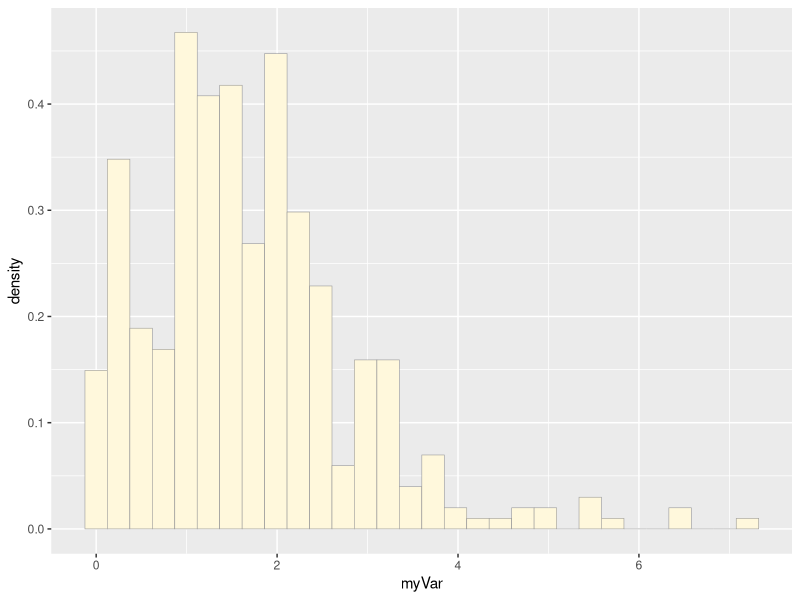
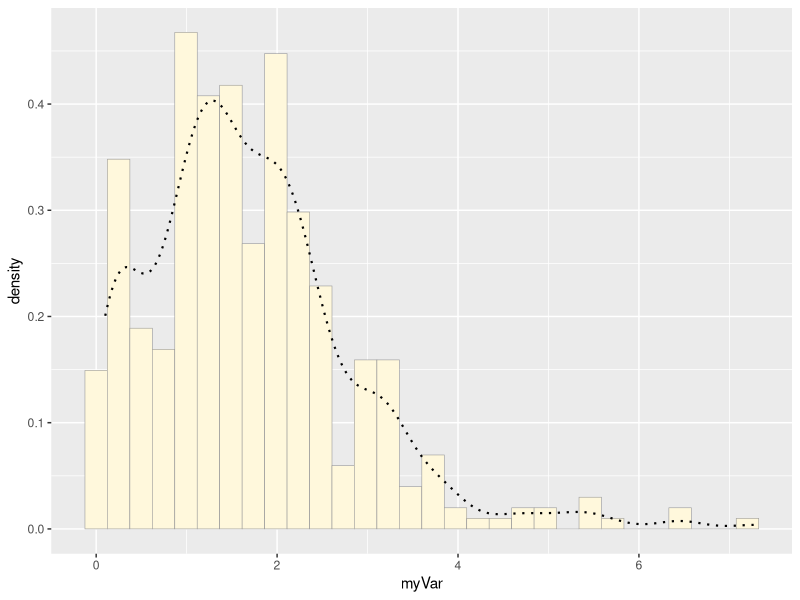
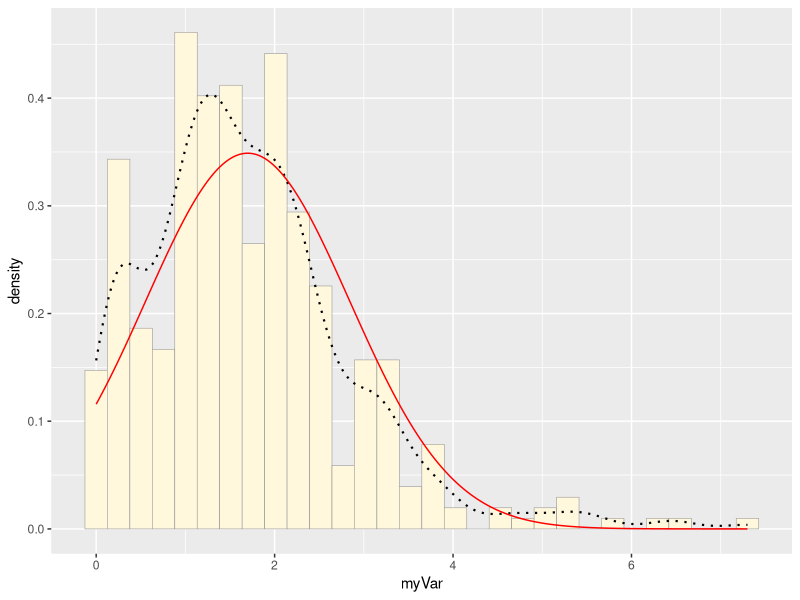
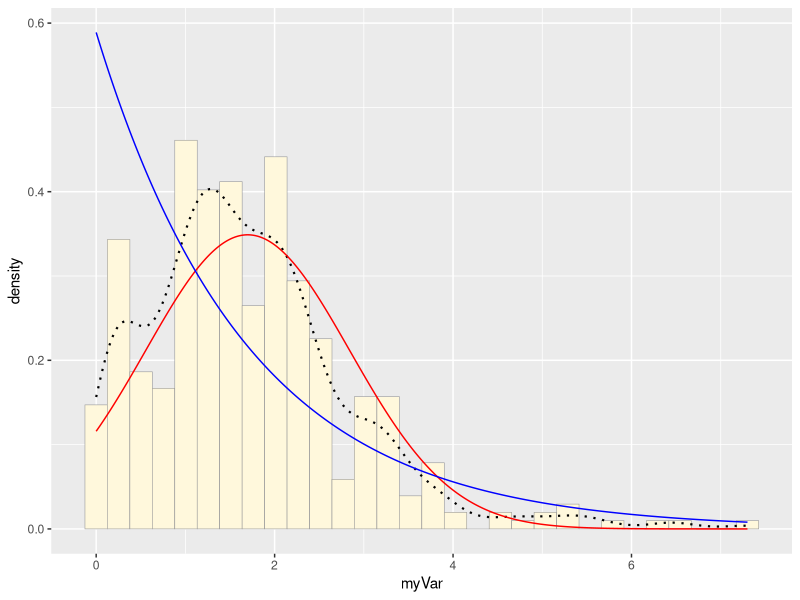
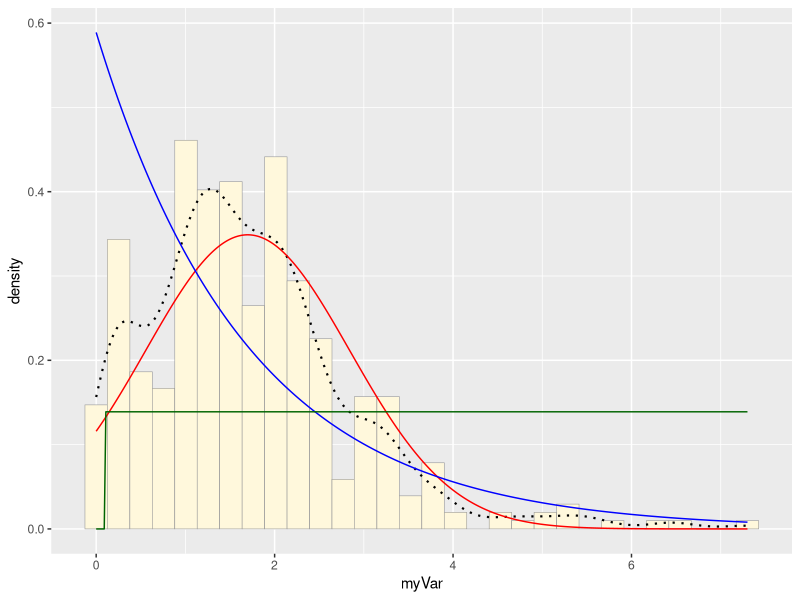
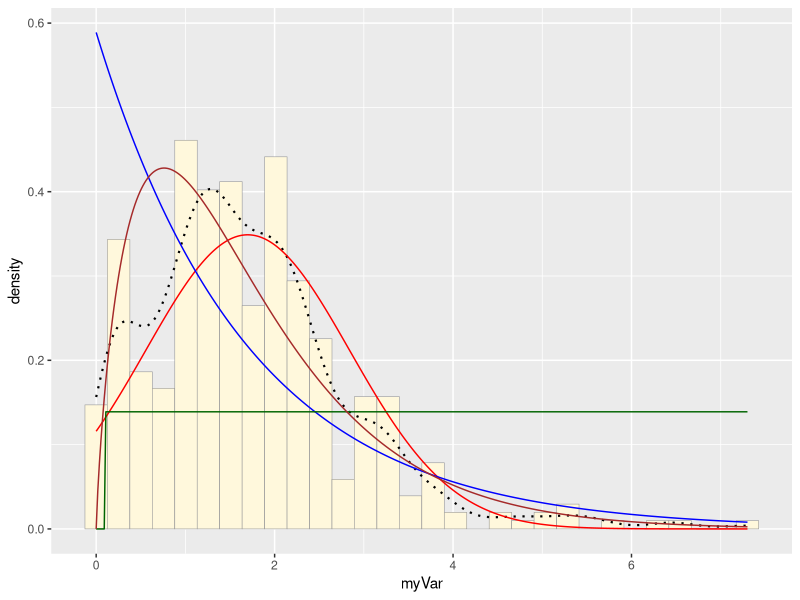
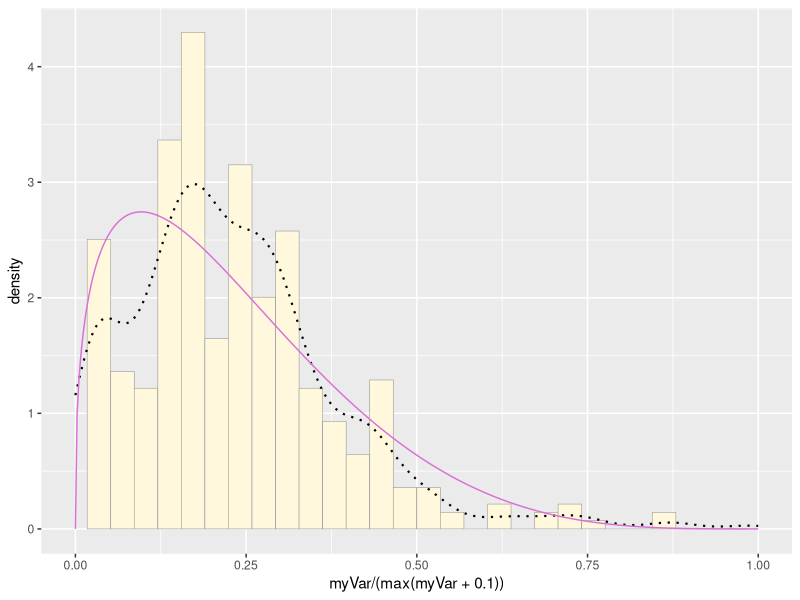
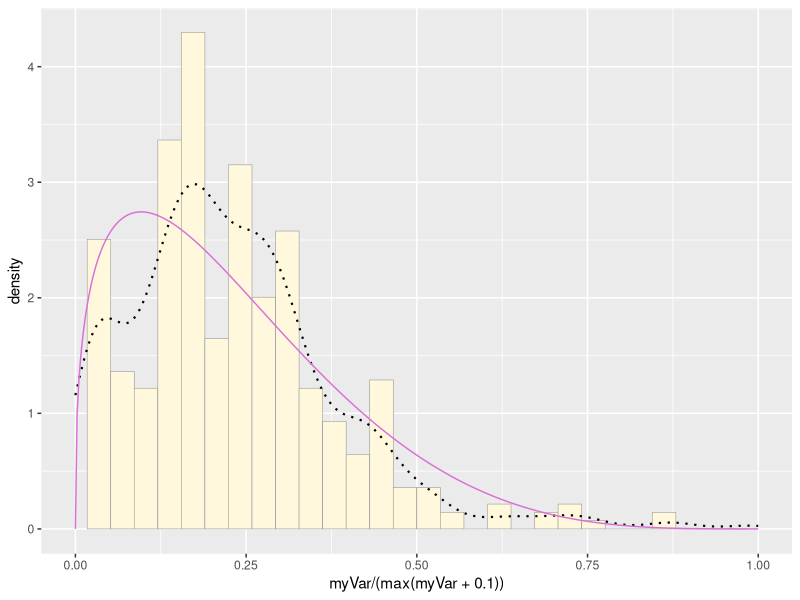

Write the R code that produced these figures, in order.
library(ggplot2)
library(MASS)

z <- read.table("datapractice381.csv",header=TRUE,sep=",")
str(z)
summary(z)



p1 <- ggplot(data=z, aes(x=myVar, y=..density..)) +
  geom_histogram(color="grey60",fill="cornsilk",size=0.2) 
print(p1)

p1 <-  p1 +  geom_density(linetype="dotted",size=0.75)
print(p1)

normPars <- fitdistr(z$myVar,"normal")
print(normPars)
str(normPars)
normPars$estimate["mean"] 

meanML <- normPars$estimate["mean"]
sdML <- normPars$estimate["sd"]

xval <- seq(0,max(z$myVar),len=length(z$myVar))

stat <- stat_function(aes(x = xval, y = ..y..), fun = dnorm, colour="red", n = length(z$myVar), args = list(mean = meanML, sd = sdML))
p1 + stat

expoPars <- fitdistr(z$myVar,"exponential")
rateML <- expoPars$estimate["rate"]

stat2 <- stat_function(aes(x = xval, y = ..y..), fun = dexp, colour="blue", n = length(z$myVar), args = list(rate=rateML))
p1 + stat + stat2

stat3 <- stat_function(aes(x = xval, y = ..y..), fun = dunif, colour="darkgreen", n = length(z$myVar), args = list(min=min(z$myVar), max=max(z$myVar)))
p1 + stat + stat2 + stat3

gammaPars <- fitdistr(z$myVar,"gamma")
shapeML <- gammaPars$estimate["shape"]
rateML <- gammaPars$estimate["rate"]

stat4 <- stat_function(aes(x = xval, y = ..y..), fun = dgamma, colour="brown", n = length(z$myVar), args = list(shape=shapeML, rate=rateML))
p1 + stat + stat2 + stat3 + stat4

pSpecial <- ggplot(data=z, aes(x=myVar/(max(myVar + 0.1)), y=..density..)) +
  geom_histogram(color="grey60",fill="cornsilk",size=0.2) + 
  xlim(c(0,1)) +
  geom_density(size=0.75,linetype="dotted")

betaPars <- fitdistr(x=z$myVar/max(z$myVar + 0.1),start=list(shape1=1,shape2=2),"beta")
shape1ML <- betaPars$estimate["shape1"]
shape2ML <- betaPars$estimate["shape2"]

pSpecial <- ggplot(data=z, aes(x=myVar/(max(myVar + 0.1)), y=..density..)) +
  geom_histogram(color="grey60",fill="cornsilk",size=0.2) + 
  xlim(c(0,1)) +
  geom_density(size=0.75,linetype="dotted")

betaPars <- fitdistr(x=z$myVar/max(z$myVar + 0.1),start=list(shape1=1,shape2=2),"beta")
shape1ML <- betaPars$estimate["shape1"]
shape2ML <- betaPars$estimate["shape2"]

statSpecial <- stat_function(aes(x = xval, y = ..y..), fun = dbeta, colour="orchid", n = length(z$myVar), args = list(shape1=shape1ML,shape2=shape2ML))
pSpecial + statSpecial


  

statSpecial <- stat_function(aes(x = xval, y = ..y..), fun = dbeta, colour="orchid", n = length(z$myVar), args = list(shape1=shape1ML,shape2=shape2ML))
pSpecial + statSpecial



beta<-rbeta(405, shape1ML, shape2ML, ncp = 0)
z <- data.frame(1:405,beta)
names(z) <- list("ID","myVar")
z <- z[z$myVar>0,]
str(z)
summary(z$myVar)
p1 <- ggplot(data=z, aes(x=myVar, y=..density..)) +
  geom_histogram(color="grey60",fill="cornsilk",size=0.2) 
print(p1)

p1 <-  p1 +  geom_density(linetype="dotted",size=0.75)
print(p1)

normPars <- fitdistr(z$myVar,"normal")
print(normPars)
str(normPars)
normPars$estimate["mean"] 
meanML <- normPars$estimate["mean"]
sdML <- normPars$estimate["sd"]

xval <- seq(0,max(z$myVar),len=length(z$myVar))

stat <- stat_function(aes(x = xval, y = ..y..), fun = dnorm, colour="red", n = length(z$myVar), args = list(mean = meanML, sd = sdML))
p1 + stat

pSpecial <- ggplot(data=z, aes(x=myVar/(max(myVar + 0.1)), y=..density..)) +
  geom_histogram(color="grey60",fill="cornsilk",size=0.2) + 
  xlim(c(0,1)) +
  geom_density(size=0.75,linetype="dotted")

betaPars <- fitdistr(x=z$myVar/max(z$myVar + 0.1),start=list(shape1=1,shape2=2),"beta")
shape1ML <- betaPars$estimate["shape1"]
shape2ML <- betaPars$estimate["shape2"]

statSpecial <- stat_function(aes(x = xval, y = ..y..), fun = dbeta, colour="orchid", n = length(z$myVar), args = list(shape1=shape1ML,shape2=shape2ML))
pSpecial + statSpecial